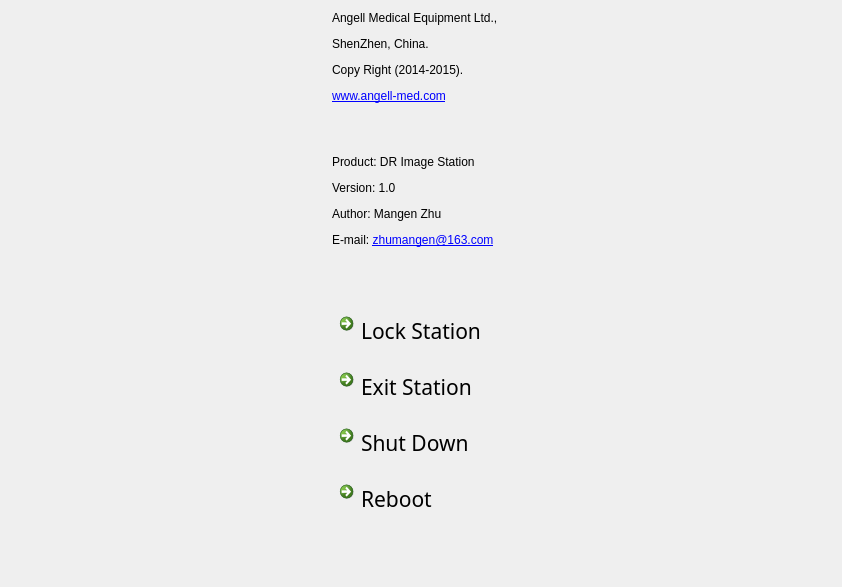
<?xml version="1.0" encoding="UTF-8"?>
<ui version="4.0">
 <class>ExitWidget</class>
 <widget class="QWidget" name="ExitWidget">
  <property name="geometry">
   <rect>
    <x>0</x>
    <y>0</y>
    <width>842</width>
    <height>587</height>
   </rect>
  </property>
  <property name="windowTitle">
   <string>Form</string>
  </property>
  <layout class="QHBoxLayout" name="horizontalLayout_2">
   <item>
    <spacer name="horizontalSpacer">
     <property name="orientation">
      <enum>Qt::Horizontal</enum>
     </property>
     <property name="sizeHint" stdset="0">
      <size>
       <width>40</width>
       <height>20</height>
      </size>
     </property>
    </spacer>
   </item>
   <item>
    <layout class="QVBoxLayout" name="verticalLayout">
     <item>
      <layout class="QHBoxLayout" name="horizontalLayout">
       <item>
        <widget class="QLabel" name="label">
         <property name="text">
          <string>&lt;html&gt;&lt;head/&gt;&lt;body&gt;&lt;p&gt;Angell Medical Equipment Ltd.,&lt;/p&gt;&lt;p&gt;ShenZhen, China.&lt;/p&gt;&lt;p&gt;Copy Right (2014-2015).&lt;/p&gt;&lt;p&gt;&lt;a href=&quot;www.angell-med.com&quot;&gt;&lt;span style=&quot; text-decoration: underline; color:#0000ff;&quot;&gt;www.angell-med.com&lt;/span&gt;&lt;/a&gt;&lt;/p&gt;&lt;p&gt;&lt;br/&gt;&lt;/p&gt;&lt;p&gt;Product: DR Image Station&lt;/p&gt;&lt;p&gt;Version: 1.0&lt;/p&gt;&lt;p&gt;Author: Mangen Zhu&lt;/p&gt;&lt;p&gt;E-mail: &lt;a href=&quot;mailto:zhumangen@163.com&quot;&gt;&lt;span style=&quot; text-decoration: underline; color:#0000ff;&quot;&gt;zhumangen@163.com&lt;/span&gt;&lt;/a&gt;&lt;/p&gt;&lt;/body&gt;&lt;/html&gt;</string>
         </property>
         <property name="textFormat">
          <enum>Qt::AutoText</enum>
         </property>
         <property name="alignment">
          <set>Qt::AlignLeading|Qt::AlignLeft|Qt::AlignTop</set>
         </property>
         <property name="wordWrap">
          <bool>false</bool>
         </property>
         <property name="openExternalLinks">
          <bool>true</bool>
         </property>
        </widget>
       </item>
       <item>
        <widget class="QLabel" name="label_2">
         <property name="maximumSize">
          <size>
           <width>320</width>
           <height>300</height>
          </size>
         </property>
         <property name="text">
          <string/>
         </property>
         <property name="pixmap">
          <pixmap resource="../../DicomImageStation_2/resources.qrc">:/images/splash.png</pixmap>
         </property>
         <property name="scaledContents">
          <bool>true</bool>
         </property>
        </widget>
       </item>
      </layout>
     </item>
     <item>
      <spacer name="verticalSpacer">
       <property name="orientation">
        <enum>Qt::Vertical</enum>
       </property>
       <property name="sizeHint" stdset="0">
        <size>
         <width>20</width>
         <height>40</height>
        </size>
       </property>
      </spacer>
     </item>
     <item>
      <widget class="QCommandLinkButton" name="lockStationButton">
       <property name="font">
        <font>
         <family>微软雅黑</family>
         <pointsize>16</pointsize>
         <weight>50</weight>
         <italic>false</italic>
         <bold>false</bold>
        </font>
       </property>
       <property name="styleSheet">
        <string notr="true">font: 16pt &quot;微软雅黑&quot;;</string>
       </property>
       <property name="text">
        <string>Lock Station</string>
       </property>
      </widget>
     </item>
     <item>
      <widget class="QCommandLinkButton" name="exitStationButton">
       <property name="font">
        <font>
         <family>微软雅黑</family>
         <pointsize>16</pointsize>
         <weight>50</weight>
         <italic>false</italic>
         <bold>false</bold>
        </font>
       </property>
       <property name="styleSheet">
        <string notr="true">font: 16pt &quot;微软雅黑&quot;;</string>
       </property>
       <property name="text">
        <string>Exit Station</string>
       </property>
      </widget>
     </item>
     <item>
      <widget class="QCommandLinkButton" name="shutDownButton">
       <property name="font">
        <font>
         <family>微软雅黑</family>
         <pointsize>16</pointsize>
         <weight>50</weight>
         <italic>false</italic>
         <bold>false</bold>
        </font>
       </property>
       <property name="styleSheet">
        <string notr="true">font: 16pt &quot;微软雅黑&quot;;</string>
       </property>
       <property name="text">
        <string>Shut Down</string>
       </property>
      </widget>
     </item>
     <item>
      <widget class="QCommandLinkButton" name="rebootButton">
       <property name="font">
        <font>
         <family>微软雅黑</family>
         <pointsize>16</pointsize>
         <weight>50</weight>
         <italic>false</italic>
         <bold>false</bold>
        </font>
       </property>
       <property name="styleSheet">
        <string notr="true">font: 16pt &quot;微软雅黑&quot;;</string>
       </property>
       <property name="text">
        <string>Reboot</string>
       </property>
      </widget>
     </item>
     <item>
      <spacer name="verticalSpacer_2">
       <property name="orientation">
        <enum>Qt::Vertical</enum>
       </property>
       <property name="sizeHint" stdset="0">
        <size>
         <width>20</width>
         <height>40</height>
        </size>
       </property>
      </spacer>
     </item>
    </layout>
   </item>
   <item>
    <spacer name="horizontalSpacer_2">
     <property name="orientation">
      <enum>Qt::Horizontal</enum>
     </property>
     <property name="sizeHint" stdset="0">
      <size>
       <width>40</width>
       <height>20</height>
      </size>
     </property>
    </spacer>
   </item>
  </layout>
 </widget>
 <resources>
  <include location="../../DicomImageStation_2/resources.qrc"/>
  <include location="../resources.qrc"/>
 </resources>
 <connections/>
</ui>
